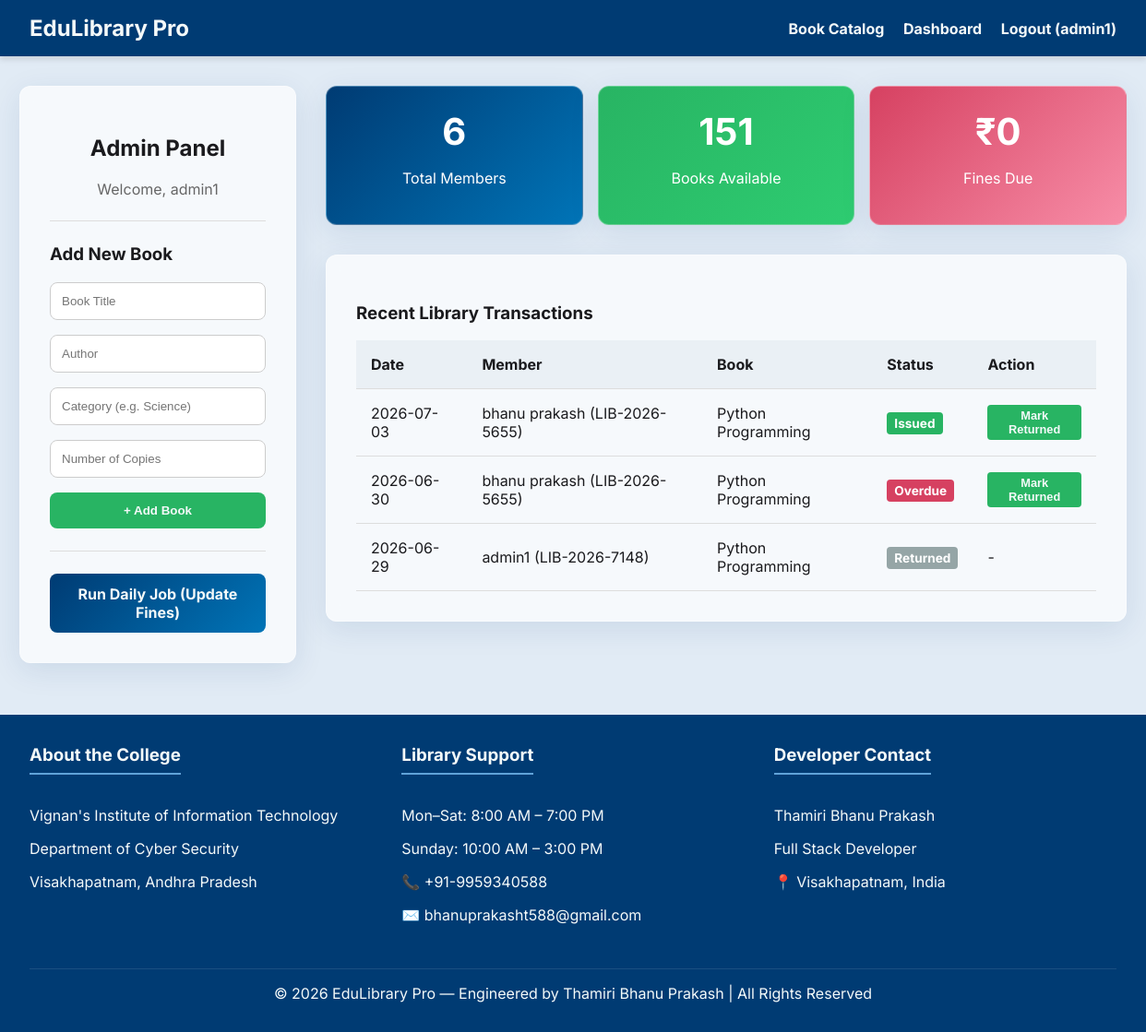
The app's page /admin (signed in) with its own data.
### models.py (models this page shows)
class User(Base):
    __tablename__ = "users"
    id = Column(Integer, primary_key=True, index=True)
    library_id = Column(String, unique=True, index=True)
    name = Column(String)
    email = Column(String, unique=True, index=True)
    phone = Column(String)
    dob = Column(Date)
    grade_class = Column(String)
    roll_no = Column(String, nullable=True)
    profession = Column(String) # Student, Teacher, Admin
    password_hash = Column(String)
    created_at = Column(DateTime, default=datetime.datetime.utcnow)
    loans = relationship("Loan", back_populates="user")
    fines = relationship("Fine", back_populates="user")
    activities = relationship("ActivityLog", back_populates="user")

class Loan(Base):
    __tablename__ = "loans"
    id = Column(Integer, primary_key=True, index=True)
    user_id = Column(Integer, ForeignKey("users.id"))
    book_id = Column(Integer, ForeignKey("books.id"))
    issue_date = Column(Date, default=datetime.date.today)
    due_date = Column(Date)
    return_date = Column(Date, nullable=True)
    status = Column(String, default="Active") # Active, Returned, Overdue
    user = relationship("User", back_populates="loans")
    book = relationship("Book", back_populates="loans")

class Book(Base):
    __tablename__ = "books"
    id = Column(Integer, primary_key=True, index=True)
    title = Column(String, index=True)
    author = Column(String, index=True)
    category = Column(String, index=True)
    isbn = Column(String, unique=True, index=True, nullable=True)
    total_copies = Column(Integer, default=1)
    available_copies = Column(Integer, default=1)
    loans = relationship("Loan", back_populates="book")

### main.py (the view)
@app.get("/admin", response_class=HTMLResponse)
async def admin_dashboard(request: Request, db: Session = Depends(get_db)):
    user = auth.get_current_user_from_cookie(request, db)
    if not user or user.profession != "Admin":
        return RedirectResponse(url="/dashboard")
    users = db.query(models.User).all()
    books = db.query(models.Book).all()
    loans = db.query(models.Loan).order_by(models.Loan.issue_date.desc()).limit(10).all()
    fines = db.query(models.Fine).filter(models.Fine.status == "Unpaid").all()
    stats = {
        "total_members": len(users),
        "books_available": sum(b.available_copies for b in books),
        "fines_due": sum(f.amount for f in fines)
    }
    return templates.TemplateResponse(request=request, name="admin.html", context={"user": user, "stats": stats, "recent_loans": loans})

### templates/admin.html
{% extends "base.html" %}
{% block content %}
<div class="dashboard-grid">
    <div class="glass card" style="align-self: start;">
        <h2 style="text-align: center;">Admin Panel</h2>
        <p style="text-align: center; color: #666;">Welcome, {{ user.name }}</p>
        <hr style="border: 0; border-top: 1px solid #ddd; margin: 1.5rem 0;">
        <h3>Add New Book</h3>
        <form action="/admin/add_book" method="POST">
            <input type="text" name="title" placeholder="Book Title" required>
            <input type="text" name="author" placeholder="Author" required>
            <input type="text" name="category" placeholder="Category (e.g. Science)" required>
            <input type="number" name="total_copies" placeholder="Number of Copies" required min="1">
            <button type="submit" class="btn btn-success" style="width: 100%; box-sizing: border-box;">+ Add Book</button>
        </form>
        <hr style="border: 0; border-top: 1px solid #ddd; margin: 1.5rem 0;">
        <a href="/trigger_cron" class="btn" style="width: 100%; text-align: center; box-sizing: border-box;" target="_blank">Run Daily Job (Update Fines)</a>
    </div>
    <div>
        <div class="stats-grid">
            <div class="stat-card glass" style="background: linear-gradient(135deg, var(--primary-color), var(--secondary-color));">
                <h2>{{ stats.total_members }}</h2>
                <p>Total Members</p>
            </div>
            <div class="stat-card glass" style="background: linear-gradient(135deg, var(--success-color), #2ecc71);">
                <h2>{{ stats.books_available }}</h2>
                <p>Books Available</p>
            </div>
            <div class="stat-card glass" style="background: linear-gradient(135deg, var(--danger-color), #f78da7);">
                <h2>₹{{ stats.fines_due }}</h2>
                <p>Fines Due</p>
            </div>
        </div>
        <div class="glass card">
            <h3>Recent Library Transactions</h3>
            <table>
                <thead>
                    <tr>
                        <th>Date</th>
                        <th>Member</th>
                        <th>Book</th>
                        <th>Status</th>
                        <th>Action</th>
                    </tr>
                </thead>
                <tbody>
                    {% for loan in recent_loans %}
                    <tr>
                        <td>{{ loan.issue_date }}</td>
                        <td>{{ loan.user.name }} ({{ loan.user.library_id }})</td>
                        <td>{{ loan.book.title }}</td>
                        <td>
                            {% if loan.status == 'Active' %}
                                <span class="badge badge-active">Issued</span>
                            {% elif loan.status == 'Overdue' %}
                                <span class="badge badge-overdue">Overdue</span>
                            {% else %}
                                <span class="badge badge-returned">Returned</span>
                            {% endif %}
                        </td>
                        <td>
                            {% if loan.status != 'Returned' %}
                            <form action="/admin/return/{{ loan.id }}" method="POST" style="margin: 0;">
                                <button type="submit" class="btn btn-success" style="padding: 0.25rem 0.5rem; font-size: 0.8rem; border-radius: 4px;">Mark Returned</button>
                            </form>
                            {% else %}
                            -
                            {% endif %}
                        </td>
                    </tr>
                    {% else %}
                    <tr><td colspan="5" style="text-align: center;">No recent transactions.</td></tr>
                    {% endfor %}
                </tbody>
            </table>
        </div>
    </div>
</div>
{% endblock %}

### templates/base.html (shortened to what this page needs)
<!DOCTYPE html>
<html lang="en">
<head>
    <link rel="stylesheet" href="/static/css/style.css">
</head>
<body>
    <header>
        <h1>EduLibrary Pro</h1>
        <nav>
            {% if user %}
                <a href="/catalog">Book Catalog</a>
                <a href="/dashboard">Dashboard</a>
                <a href="/logout">Logout ({{ user.name }})</a>
            {% else %}
                <a href="/">Login</a>
                <a href="/register">Register</a>
            {% endif %}
        </nav>
    </header>
    <main class="container">
        {% block content %}{% endblock %}
    </main>
    <footer>
        <div class="footer-content">
            <div class="footer-section">
                <h3>About the College</h3>
                <p>Vignan's Institute of Information Technology</p>
                <p>Department of Cyber Security</p>
                <p>Visakhapatnam, Andhra Pradesh</p>
            </div>
            <div class="footer-section">
                <h3>Library Support</h3>
                <p>Mon–Sat: 8:00 AM – 7:00 PM</p>
                <p>Sunday: 10:00 AM – 3:00 PM</p>
                <p>📞 +91-9959340588</p>
                <p>✉️ bhanuprakasht588@gmail.com</p>
            </div>
            <div class="footer-section">
                <h3>Developer Contact</h3>
                <p>Thamiri Bhanu Prakash</p>
                <p>Full Stack Developer</p>
                <p>📍 Visakhapatnam, India</p>
            </div>
        </div>
        <div class="footer-bottom">
            &copy; 2026 EduLibrary Pro — Engineered by Thamiri Bhanu Prakash | All Rights Reserved
        </div>
    </footer>
</body>
</html>

### static/css/style.css (style rules this page uses)
:root { --primary-color: #003B73; --secondary-color: #0074B7; --accent-color: #60A3D9; --background-color: #E1EBF5; --surface-color: #FFFFFF; --text-color: #1A1A1D; --text-light: #F4F9F9; --danger-color: #D64161; --success-color: #28B463; }
body { font-family: 'Inter', 'Roboto', sans-serif; background-color: var(--background-color); color: var(--text-color); margin: 0; padding: 0; display: flex; flex-direction: column; min-height: 100vh; }
.glass { background: rgba(255, 255, 255, 0.7); backdrop-filter: blur(10px); -webkit-backdrop-filter: blur(10px); border-radius: 12px; border: 1px solid rgba(255, 255, 255, 0.3); box-shadow: 0 8px 32px 0 rgba(0, 59, 115, 0.1); }
header { background-color: var(--primary-color); color: var(--text-light); padding: 1rem 2rem; display: flex; justify-content: space-between; align-items: center; box-shadow: 0 4px 6px rgba(0,0,0,0.1); }
header a { color: var(--text-light); text-decoration: none; font-weight: bold; margin-left: 1rem; }
header h1 { margin: 0; font-size: 1.5rem; }
.container { flex: 1; max-width: 1200px; margin: 2rem auto; padding: 0 1rem; width: 100%; }
.card { padding: 2rem; margin-bottom: 1.5rem; }
.btn { background: linear-gradient(135deg, var(--primary-color), var(--secondary-color)); color: var(--text-light); border: none; padding: 0.75rem 1.5rem; border-radius: 8px; cursor: pointer; font-weight: bold; transition: transform 0.2s, box-shadow 0.2s; text-decoration: none; display: inline-block; }
.btn-success { background: var(--success-color); }
input, select { width: 100%; padding: 0.75rem; margin-bottom: 1rem; border: 1px solid #ccc; border-radius: 8px; box-sizing: border-box; }
footer { background-color: var(--primary-color); color: var(--text-light); padding: 2rem; margin-top: auto; }
.footer-content { display: grid; grid-template-columns: repeat(auto-fit, minmax(250px, 1fr)); gap: 2rem; max-width: 1200px; margin: 0 auto; }
.footer-section h3 { margin-top: 0; border-bottom: 2px solid var(--accent-color); padding-bottom: 0.5rem; display: inline-block; }
.footer-bottom { text-align: center; margin-top: 2rem; padding-top: 1rem; border-top: 1px solid rgba(255,255,255,0.1); }
.dashboard-grid { display: grid; grid-template-columns: 300px 1fr; gap: 2rem; }
.stats-grid { display: grid; grid-template-columns: repeat(auto-fit, minmax(150px, 1fr)); gap: 1rem; margin-bottom: 2rem; }
.stat-card { text-align: center; padding: 1.5rem; border-radius: 12px; background: linear-gradient(135deg, var(--secondary-color), var(--accent-color)); color: white; }
.stat-card h2 { margin: 0; font-size: 2.5rem; }
table { width: 100%; border-collapse: collapse; margin-top: 1rem; }
th, td { padding: 1rem; text-align: left; border-bottom: 1px solid #ddd; }
th { background-color: rgba(0, 59, 115, 0.05); }
.badge { padding: 0.25rem 0.5rem; border-radius: 4px; font-size: 0.85rem; font-weight: bold; }
.badge-active { background-color: var(--success-color); color: white; }
.badge-overdue { background-color: var(--danger-color); color: white; }
.badge-returned { background-color: #95a5a6; color: white; }

### records on screen
User: name "admin1"
Loan: issue_date "2026-07-03", user.name "bhanu prakash", user.library_id "LIB-2026-5655", book "Python Programming", status "Issued"
Loan: issue_date "2026-06-30", user.name "bhanu prakash", user.library_id "LIB-2026-5655", book "Python Programming", status "Overdue"
Loan: issue_date "2026-06-29", user.name "admin1", user.library_id "LIB-2026-7148", book "Python Programming", status "Returned"

### other values on screen
{{ stats.total_members }} "6"
{{ stats.books_available }} "151"
{{ stats.fines_due }} "0"
